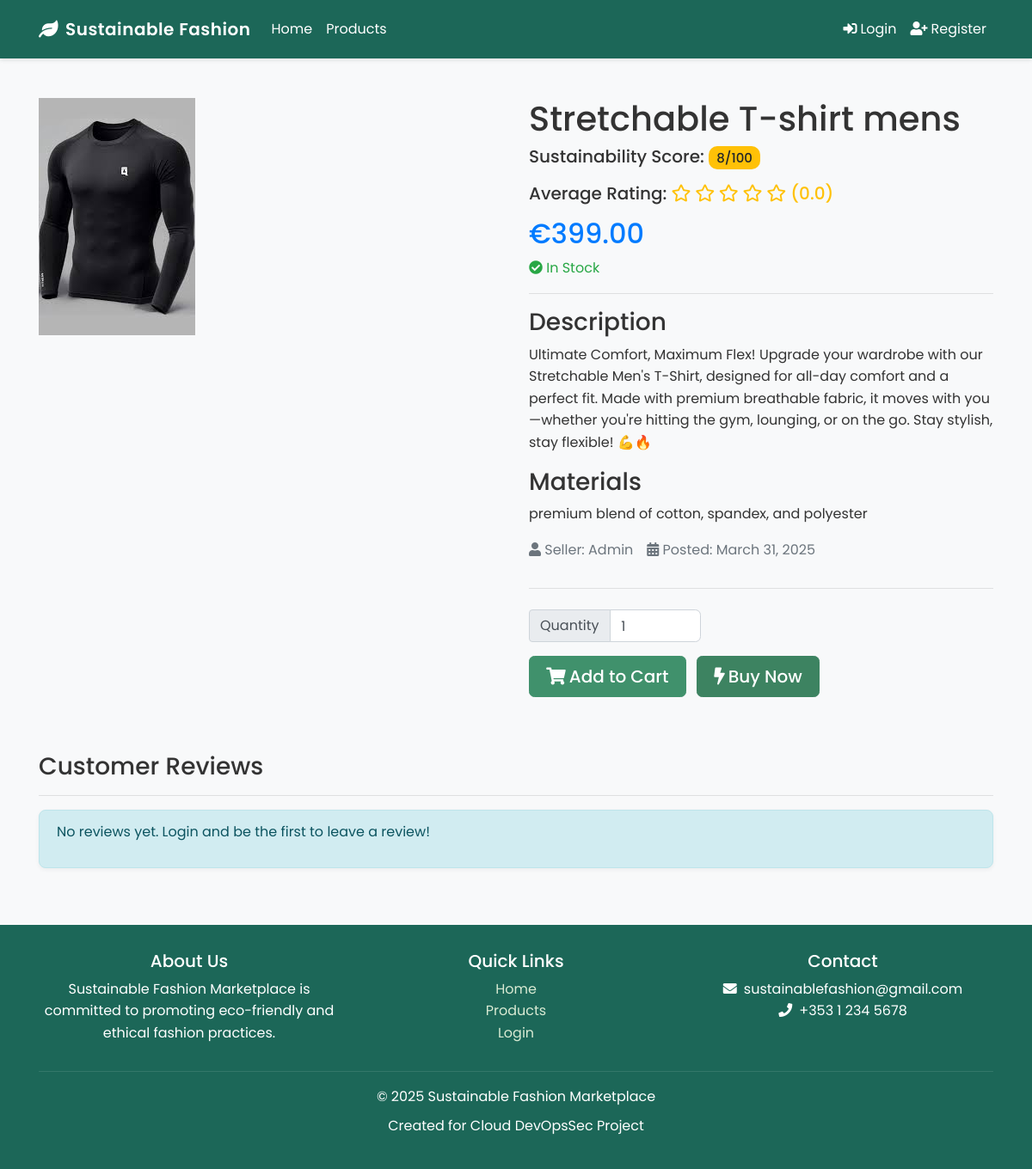
The page /products/1/ on the database its author committed.
### products/models.py (models this page shows, shortened)
class Product(models.Model):
    name = models.CharField(max_length=200)
    description = models.TextField()
    price = models.DecimalField(max_digits=10, decimal_places=2)
    category = models.ForeignKey(Category, on_delete=models.CASCADE, related_name='products')
    sustainability_score = models.IntegerField(default=0)  # Score from 0-100
    materials = models.CharField(max_length=255)
    image = models.ImageField(upload_to='product_images', default='default_product.jpg')
    seller = models.ForeignKey(User, on_delete=models.CASCADE)
    date_posted = models.DateTimeField(auto_now_add=True)
    in_stock = models.BooleanField(default=True)

### products/views.py (the view)
# urls.py: path('products/<int:pk>/', product_detail, name='product-detail'),  # Add this line
def product_detail(request, pk):
    product = get_object_or_404(Product, id=pk)
    reviews = product.reviews.all()
    review_form = None
    has_reviewed = False
    if request.user.is_authenticated:
        has_reviewed = Review.objects.filter(product=product, user=request.user).exists()
        if request.method == 'POST':
            review_form = ReviewForm(request.POST)
            if review_form.is_valid():
                existing_review = Review.objects.filter(product=product, user=request.user).first()
                if existing_review:
                    existing_review.rating = review_form.cleaned_data['rating']
                    existing_review.comment = review_form.cleaned_data['comment']
                    existing_review.save()
                    messages.success(request, "Your review has been updated!")
                else:
                    new_review = review_form.save(commit=False)
                    new_review.product = product
                    new_review.user = request.user
                    new_review.save()
                    messages.success(request, "Your review has been added!")
                return redirect('product-detail', pk=pk)
        else:
            existing_review = Review.objects.filter(product=product, user=request.user).first()
            if existing_review:
                review_form = ReviewForm(instance=existing_review)
            else:
                review_form = ReviewForm()
    else:
        review_form = ReviewForm()
    avg_rating = reviews.aggregate(Avg('rating'))['rating__avg'] or 0
    context = {
        'product': product,
        'reviews': reviews,
        'review_form': review_form,
        'avg_rating': avg_rating,
        'has_reviewed': has_reviewed,  # Add this variable
        'title': product.name
    }
    return render(request, 'products/product_detail.html', context)

### products/forms.py
class ReviewForm(forms.ModelForm):
    class Meta:
        model = Review
        fields = ['rating', 'comment']
        widgets = {
            'rating': forms.Select(attrs={'class': 'form-control'}),
            'comment': forms.Textarea(attrs={'class': 'form-control', 'rows': 4}),
        }

### cart/context_processors.py (called while the page is built)
def cart_counter(request):
    if request.user.is_authenticated:
        cart_count = CartItem.objects.filter(user=request.user).count()
        return {'cart_count': cart_count}
    return {'cart_count': 0}

### templates/products/product_detail.html (shortened to what this page needs)
{% extends "base.html" %}
{% load crispy_forms_tags %}
{% load review_filters %}
{% block content %}
    <div class="row mt-4">
        <div class="col-md-6">
            <img class="img-fluid" src="{{ product.image.url }}" alt="{{ product.name }}">
        </div>
        <div class="col-md-6">
            <h1>{{ product.name }}</h1>
            <div class="mb-3">
                <h5>Sustainability Score:
                    {% if product.sustainability_score >= 80 %}
                        <span class="badge badge-success">{{ product.sustainability_score }}/100</span>
                    {% elif product.sustainability_score >= 50 %}
                        <span class="badge badge-info">{{ product.sustainability_score }}/100</span>
                    {% else %}
                        <span class="badge badge-warning">{{ product.sustainability_score }}/100</span>
                    {% endif %}
                </h5>
            </div>
            <div class="mb-3">
                <h5>Average Rating:
                    <span class="text-warning">
                        {% for i in '12345'|make_list %}
                            {% if forloop.counter <= avg_rating|floatformat:'0' %}
                                <i class="fas fa-star"></i>
                            {% elif forloop.counter <= avg_rating|add:'0.5'|floatformat:'0' %}
                                <i class="fas fa-star-half-alt"></i>
                            {% else %}
                                <i class="far fa-star"></i>
                            {% endif %}
                        {% endfor %}
                        ({{ avg_rating|floatformat:1 }})
                    </span>
                </h5>
            </div>
            <h2 class="text-primary">€{{ product.price }}</h2>
            {% if product.in_stock %}
                <p class="text-success"><i class="fas fa-check-circle"></i> In Stock</p>
            {% else %}
                <p class="text-danger"><i class="fas fa-times-circle"></i> Out of Stock</p>
            {% endif %}
            <hr>
            <h3>Description</h3>
            <p>{{ product.description }}</p>
            <h3>Materials</h3>
            <p>{{ product.materials }}</p>
            <div class="d-flex mb-3">
                <p class="text-muted mr-3">
                    <i class="fas fa-user"></i> Seller: {{ product.seller.username }}
                </p>
                <p class="text-muted">
                    <i class="fas fa-calendar-alt"></i> Posted: {{ product.date_posted|date:"F d, Y" }}
                </p>
            </div>
            <hr>
            <div class="mt-4">
                <form method="POST" action="{% url 'add-to-cart' product.id %}" class="mb-3">
                    <div class="input-group mb-3" style="max-width: 200px;">
                        <div class="input-group-prepend">
                            <span class="input-group-text">Quantity</span>
                        </div>
                        <input type="number" name="quantity" value="1" min="1" class="form-control">
                    </div>
                    <button type="submit" class="btn btn-success btn-lg mr-2" {% if not product.in_stock %}disabled{% endif %}>
                        <i class="fas fa-shopping-cart mr-1"></i>Add to Cart
                    </button>
                    <button type="submit" formaction="{% url 'buy-now' product.id %}" class="btn btn-primary btn-lg" {% if not product.in_stock %}disabled{% endif %}>
                        <i class="fas fa-bolt mr-1"></i>Buy Now
                    </button>
                </form>
            </div>
        </div>
    </div>
    <div class="row mt-5">
        <div class="col-12">
            <h3>Customer Reviews</h3>
            <hr>
        </div>
        <div class="col-md-{% if user.is_authenticated %}8{% else %}12{% endif %}">
            {% if reviews %}
                {% for review in reviews %}
                    <div class="card mb-3">
                        <div class="card-header d-flex justify-content-between">
                            <div>
                                <strong>{{ review.user.username }}</strong>
                                <span class="text-muted ml-2">{{ review.created_at|date:"F d, Y" }}</span>
                            </div>
                            <div class="text-warning">
                                {% for i in '12345'|make_list %}
                                    {% if forloop.counter <= review.rating %}
                                        <i class="fas fa-star"></i>
                                    {% else %}
                                        <i class="far fa-star"></i>
                                    {% endif %}
                                {% endfor %}
                            </div>
                        </div>
                        <div class="card-body">
                            <p class="card-text">{{ review.comment }}</p>
                        </div>
                    </div>
                {% endfor %}
            {% else %}
                <div class="alert alert-info">
                    <p>No reviews yet. Login and be the first to leave a review!</p>
                </div>
            {% endif %}
        </div>
    </div>
{% endblock content %}

### templates/base.html (style rules this page uses)
html { height: 100%; }
body { background-color: #f8f9fa; padding-top: 66px; font-family: 'Poppins', sans-serif; color: #333; line-height: 1.6; min-height: 100%; display: flex; flex-direction: column; }
.btn { border-radius: 0.4rem; padding: 0.5rem 1.2rem; transition: all 0.3s ease; font-weight: 500; }
.btn-primary { background-color: #3d8361; border-color: #3d8361; }
.btn-success { background-color: #40916c; border-color: #40916c; }
.alert { border-radius: 0.5rem; box-shadow: 0 2px 5px rgba(0,0,0,0.05); }
.badge { font-weight: 500; padding: 0.4em 0.6em; border-radius: 10px; }
.form-control { border-radius: 0.4rem; border: 1px solid #ced4da; padding: 0.6rem 0.8rem; }
hr { border-top: 1px solid rgba(0,0,0,0.1); }
.text-warning .fas.fa-star, .text-warning .fas.fa-star-half-alt, .text-warning .far.fa-star { color: #ffc107; }

### rows shown on the page
Product: image (picture), name "Stretchable T-shirt mens", sustainability_score "8", price "399.00", description "Ultimate Comfort, Maximum Flex! Upgrade your wardrobe with our Stretchable Men's T-Shirt, designed for all-day comfort and a perfect fit. Made with premium breathable fabric, it moves with you—whether you're hitting the gym, lounging, or on the go. Stay stylish, stay flexible! 💪🔥", materials "premium blend of cotton, spandex, and polyester", seller.username "Admin", date_posted "March 31, 2025"

### other values the page prints
{{ avg_rating|floatformat:1 }} "0.0"
